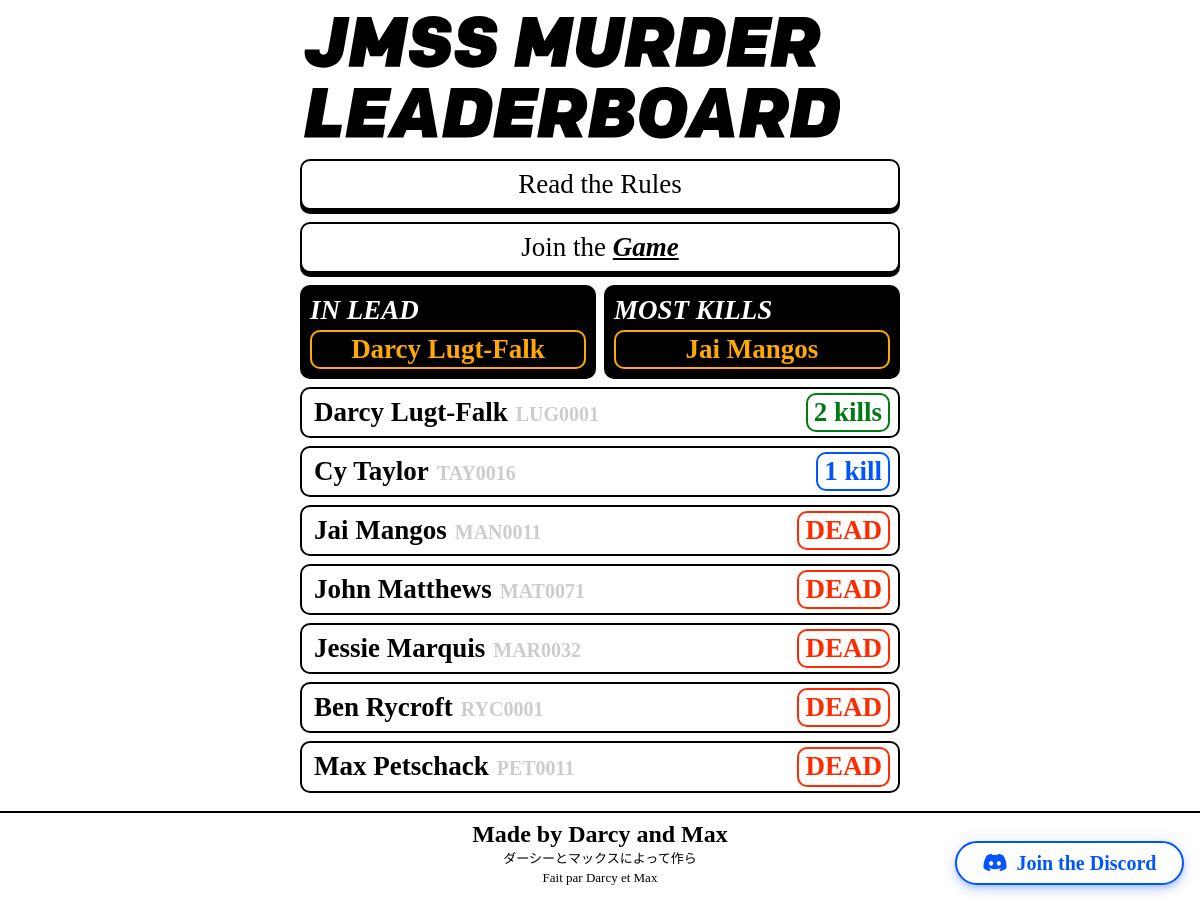
The page / on the database its author committed.
### tables this page shows
CREATE TABLE "players" (
	`code`	TEXT,
	`kills`	INTEGER,
	`alive`	INTEGER,
	`name`	TEXT
);

### main.py (the view)
@app.route('/')
def main():
    conn = sqlite3.connect('./main.db')
    curs = conn.cursor()
    curs.execute('SELECT * FROM players')
    players = curs.fetchall()
    if players == []:
        players = (('PLA0001',0,1,'Add players'),)
        conn.close()
        return render_template('index.html',players=players,kill_rank=players)
    else:
        conn.close()
        return render_template('index.html',players=default_sort(players),kill_rank=kills_sort(players))

### main.py (called while the page is built)
def default_sort(players):
    living,dead = [],[]
    for x in players:
        if x[2] == 1:
            living.append(x)
        else:
            dead.append(x)
    living.sort(key=lambda x: x[1])
    dead.sort(key=lambda x: x[1])
    return living[::-1]+dead[::-1]

def kills_sort(players):
    players = [list(x) for x in players]
    players.sort(key=lambda x: x[1])
    players = players[::-1]
    return players

### templates/index.html (shortened to what this page needs)
{% extends "base.html" %}
{% block content %}
	<a href="{{ url_for('static', filename='JMSS-murder-rules.pdf') }}" class="">
		<div class="button">
			<span class="button__text button__text--thin">Read the Rules</span>
		</div>
	</a>
	<a href="https://forms.gle/zqRATLuCW3zDNNyC7" class="">
		<div class="button button--sort">
			<span class="button__text button__text--thin">Join the <span class="button__text button__text--var">Game</span></span>
		</div>
	</a>
	<div class="fukol">
		<div class="fukol-grid">
			<div class="top-spot">
				<div class="top-spot__container">
					<div class="top-spot-award">
						<span class="top-spot-award__text">
							IN LEAD
						</span>
					</div>
					<div class="top-spot-user">
						<span class="top-spot-user__text">
							{{players[0][3]}}
						</span>
					</div>
				</div>
			</div>
			<div class="top-spot">
				<div class="top-spot__container">
					<div class="top-spot-award">
						<span class="top-spot-award__text">
							MOST KILLS
						</span>
					</div>
					<div class="top-spot-user">
						<span class="top-spot-user__text">
							{{kill_rank[0][3]}}
						</span>
					</div>
				</div>
			</div>
		</div>
	</div>
	{% for player in players %}
	<a href="javascript:alert('{{player[3]}} has killed {{player[1]}} {% if player[1] != 1 %}people{% else %}person{% endif %}')">
	<div class="leaderboard-item">
		<div class="leaderboard-item__container">
			<div class="leaderboard-user">
				<span class="leaderboard-user__text">{{player[3]}}</span>
				<span class="leaderboard-user__subtext">{{player[0]}}</span>
			</div>
			<div class="leaderboard-status leaderboard-status--desktop leaderboard-status--{% if loop.index == 1 %}first{% else %}{% if player[2] != 1 %}dead leaderboard-status--dead--button{%else%}not-top {%endif%}{% endif %}">
				<span class="leaderboard-status__text">{% if player[2] != 1 %}DEAD{%else%}{{player[1]}} kill{% if player[1] != 1 %}s{% endif %} {%endif%}</span>
			</div>
		</div>
	</div>
	</a>
{% endfor %}
{% endblock %}

### templates/base.html (shortened to what this page needs)
<!DOCTYPE html>
<html lang="en">
<head>
    <link rel="stylesheet" href="https://cdnjs.cloudflare.com/ajax/libs/normalize/8.0.1/normalize.min.css" type="text/css" media="screen" charset="utf-8" />
	<link rel="stylesheet" href="https://gitcdn.xyz/repo/ehne/6e3aecbf876bd1b84be8c4355f1deba3/raw/b0a68fb5be6078a3a61ef2ec2ce7798b191fecde/SF.css">
    <link href="{{ url_for('static', filename='main.css') }}?q=123" type="text/css" rel="stylesheet">
    <link rel="stylesheet" href="https://cdn.darcylf.me/kube721/dist/css/kube.form.css">
</head>
<body>
    <div class="ui">
        <header class="header">
            <a href="/">
                </a>
            </header>
        {% block content %}{% endblock %}
    </div>
    <a href="https://discord.gg/FHKQBdU" class="FAB">
        <span class="FAB__text"><i class="fab fa-discord FAB__icon"></i> Join the Discord</span>
    </a>
    <footer class="footer">
        <div class="footer__title">Made by Darcy and Max</div>
        <div class="footer__subtitle">ダーシーとマックスによって作ら</div>
        <div class="footer__subtitle footer__subtitle--fr">Fait par Darcy et Max</div>
    </footer>
</body>
</html>

### static/main.css (style rules this page uses)
.ui { max-width: 600px; margin-left: auto; margin-right: auto; padding: 8px; min-height: calc(100vh - 100px); padding-bottom: 10px; }
a { text-decoration: none; color: #000; }
body { font-family: "San Francisco"; font-weight: 600; overflow: auto; }
.leaderboard-item { background: #FFFFFF; border: 2px solid #000000; border-radius: 10px; page-break-after: 8px; margin-bottom: 8px; }
.leaderboard-item__container { display: flex; flex: 1; display: flex; padding-left: 8px; padding-right: 8px; padding-top: 4px; padding-bottom: 4px; }
.leaderboard-user { vertical-align: middle; border: 2px solid #fff; padding: 2px; }
.leaderboard-user__text { font-size: 27px; color: #000000; font-weight: 600; }
.leaderboard-user__subtext { font-size: 20px; color: #ccc; font-weight: 700; margin-left: 4px; }
.leaderboard-status { margin-left: auto; flex: none; border: 2px solid #000; border-radius: 10px; padding: 2px; color: #000; }
.leaderboard-status--first { border: 2px solid #007B14; color: #007B14; }
.leaderboard-status--not-top { border: 2px solid #05f; color: #05f; }
.leaderboard-status--dead { border: 2px solid #FF2B00; color: #FF2B00; transition: all 0.2s ease; }
.leaderboard-status__text { font-size: 27px; text-align: center; padding-left: 4px; padding-right: 4px; font-weight: 800; }
.leaderboard-status--desktop { display: block; }
.button { background: #FFFFFF; border: 2px solid #000000; box-shadow: 0 4px 0 0 #000000; border-radius: 10px; text-align: center; page-break-after: 8px; padding: 8px; margin-bottom: 12px; margin-top: 8px; }
.button__text { font-size: 27px; text-align: center; font-weight: 800; }
.button__text--thin { font-weight: 400; }
.button__text--var { font-style: italic; text-decoration: underline; }
.button--sort { margin-top: 12px; }
.header { padding-top: 8px; padding-bottom: 8px; padding-left: 4px; }
.footer { border-top: 2px solid #000; padding-bottom: 8px; height: 80px; }
.footer__title { padding-top: 8px; font-size: 24px; color: #000000; text-align: center; }
.footer__subtitle { font-size: 13px; color: #000000; text-align: center; font-weight: 300; padding-top: 4px; }
.footer__subtitle--fr { font-size: 13px; font-weight: 400; }
.top-spot { background: #000; border: 2px solid #000000; border-radius: 10px; page-break-after: 8px; margin-bottom: 8px; }
.top-spot__container { padding: 8px; }
.top-spot-award__text { font-size: 27px; font-weight: 800; color: #fff; font-style: italic; }
.top-spot-user { border: 2px solid #fa0; border-radius: 10px; padding: 2px; color: #fa0; text-align: center; margin-top: 4px; }
.top-spot-user__text { font-size: 27px; text-align: center; padding-left: 4px; padding-right: 4px; font-weight: 800; }
.fukol { margin-bottom: 8px; }
.fukol-grid { display: flex; flex-wrap: wrap; margin: -4px; }
.fukol-grid > * { flex: 1 0 13em; margin: 4px; }
.FAB { box-shadow: 0px 3px 5px -1px rgba(0, 85, 255, 0.2), 0px 6px 10px 0px rgba(0, 85, 255, 0.14), 0px 1px 18px 0px rgba(0, 85, 255, 0.12); border-radius: 27px; background-color: #fff; border: 2px solid #05f; -webkit-appearance: none; display: inline-flex; align-items: center; justify-content: center; vertical-align: middle; padding: 0.5em 1.6em; cursor: pointer; line-height: 1.2; position: fixed; bottom: 1rem; right: 1rem; }
.FAB__text { font-size: 20px; color: #05f; text-align: center; text-decoration: none; text-transform: none; }
.FAB__icon { margin-right: 4px; }

### rows shown on the page
players: name "Darcy Lugt-Falk", code "LUG0001", kills "2"
players: name "Jai Mangos", code "MAN0011", alive "DEAD"
players: name "Cy Taylor", code "TAY0016", kills "1"
players: name "John Matthews", code "MAT0071", alive "DEAD"
players: name "Jessie Marquis", code "MAR0032", alive "DEAD"
players: name "Ben Rycroft", code "RYC0001", alive "DEAD"
players: name "Max Petschack", code "PET0011", alive "DEAD"
